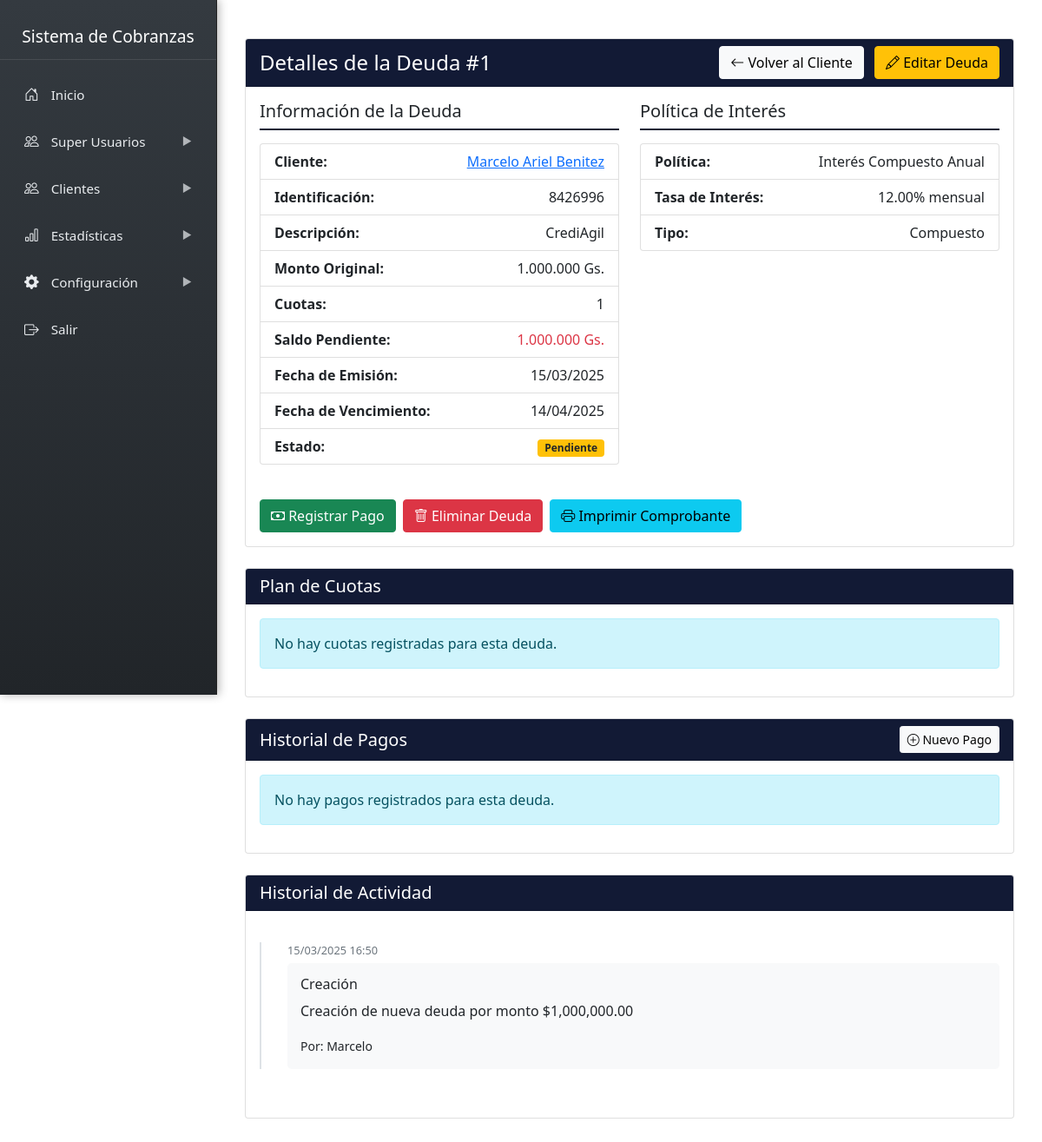
The app's page /admin/sidebar/clientes/deudas/ver_deuda.php?id=1, older data.
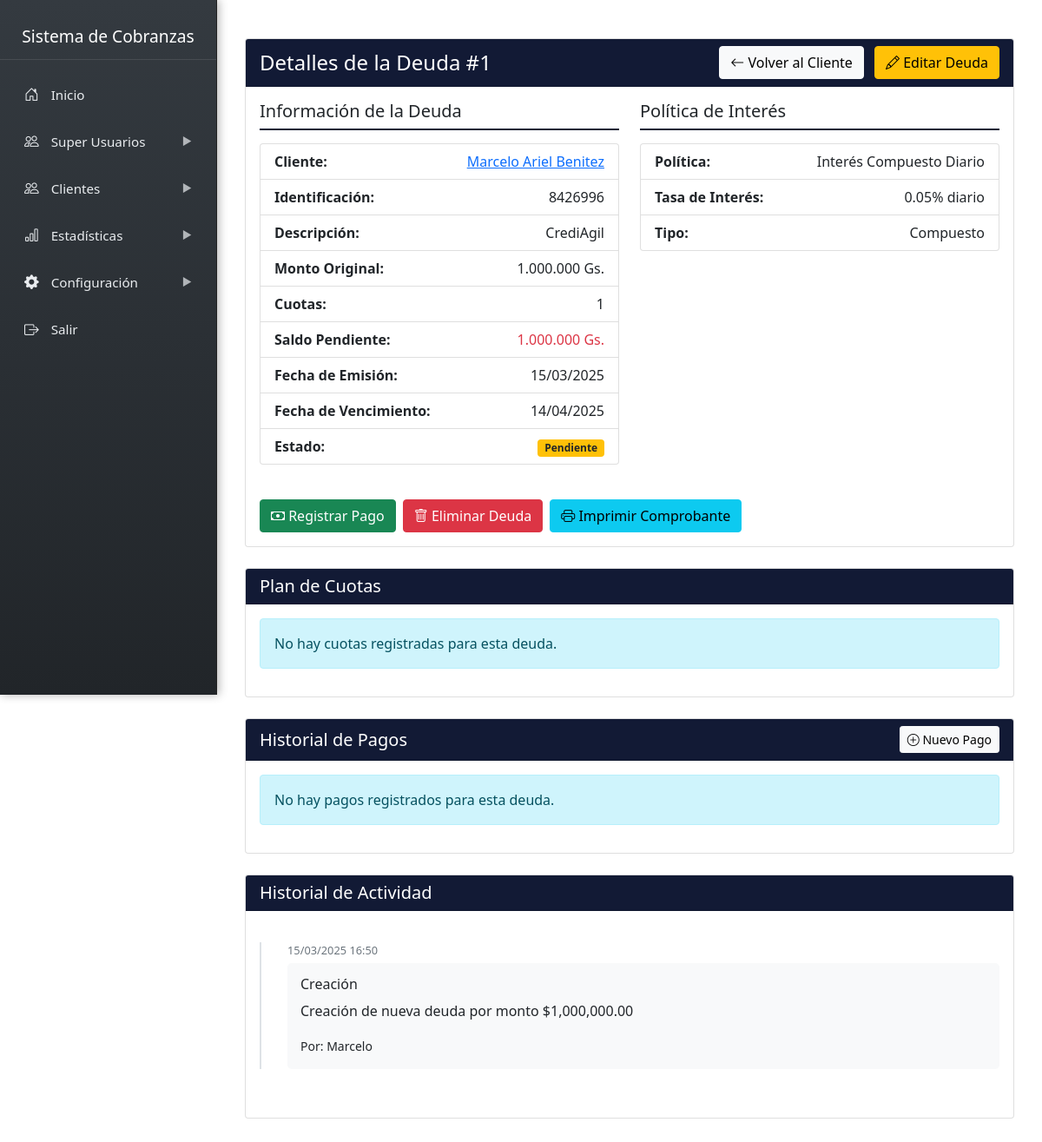
The same page, newer data.
### tables this page shows
CREATE TABLE `deudas` (
  `id` int NOT NULL,
  `cliente_id` int NOT NULL,
  `politica_interes_id` int NOT NULL,
  `notas` text,
  `monto` decimal(12,2) NOT NULL,
  `cuotas` int NOT NULL DEFAULT '1',
  `fecha_emision` date NOT NULL,
  `saldo_pendiente` decimal(12,2) NOT NULL,
  `descripcion` text,
  `fecha_vencimiento` date NOT NULL,
  `estado` enum('pendiente','pagado','vencido','cancelado') DEFAULT 'pendiente',
  `created_at` timestamp NULL DEFAULT CURRENT_TIMESTAMP,
  `monto_cuota` decimal(12,2) GENERATED ALWAYS AS ((`monto` / `cuotas`)) STORED
);

CREATE TABLE `politicas_interes` (
  `id` int NOT NULL,
  `nombre` varchar(100) NOT NULL,
  `tipo` enum('simple','compuesto','escalonado') NOT NULL,
  `periodo` enum('diario','mensual','anual') NOT NULL DEFAULT 'mensual',
  `tasa` decimal(5,2) NOT NULL,
  `tasa_escalonada_json` JSON DEFAULT NULL,
  `penalizacion_fija` decimal(12,2) DEFAULT NULL,
  `dias_penalizacion` int DEFAULT NULL,
  `fecha_inicio` date NOT NULL,
  `fecha_fin` date DEFAULT NULL,
  `activa` tinyint(1) DEFAULT '1',
  `created_at` timestamp NULL DEFAULT CURRENT_TIMESTAMP
);

CREATE TABLE `clientes` (
  `id` int NOT NULL,
  `nombre` varchar(200) NOT NULL,
  `identificacion` varchar(20) DEFAULT NULL,
  `direccion` text,
  `ubicacion_link` text,
  `telefono` varchar(20) DEFAULT NULL,
  `email` varchar(100) DEFAULT NULL,
  `created_at` timestamp NULL DEFAULT CURRENT_TIMESTAMP,
  `imagen` varchar(255) NOT NULL DEFAULT 'default.png',
  `password` varchar(255) DEFAULT NULL
);

### admin/sidebar/clientes/deudas/ver_deuda.php (the view, shortened to what the changed rows need)
<?php include '../../../../admin/include/sidebar.php'; ?>
<?php
require_once '../../cnx.php';
$deuda_id = $_GET['id'];
$query = "SELECT d.*, c.nombre as cliente_nombre, c.id as cliente_id, c.identificacion as cliente_identificacion,
          p.nombre as politica_nombre, p.tasa, p.tipo as politica_tipo, p.periodo as politica_periodo
          FROM deudas d
          JOIN clientes c ON d.cliente_id = c.id
          JOIN politicas_interes p ON d.politica_interes_id = p.id
          WHERE d.id = ?";
$stmt = $conn->prepare($query);
$stmt->bind_param("i", $deuda_id);
$stmt->execute();
$result = $stmt->get_result();
$deuda = $result->fetch_assoc();
function formatMoney($amount) {
    return number_format($amount, 0, ',', '.') . ' Gs.';
}
?>
<div class="content-wrapper">
    <div class="container mt-4">
        <div class="row">
            <div class="col-md-12 mb-4">
                <div class="card">
                    <div class="card-body">
                        <div class="row">
                            <div class="col-md-6">
                                <ul class="list-group mb-4">
                                    <li class="list-group-item d-flex justify-content-between">
                                        <strong>Cliente:</strong>
                                        <a href="../cliente_datos.php?id=<?php echo $deuda['cliente_id']; ?>">
                                            <?php echo htmlspecialchars($deuda['cliente_nombre']); ?>
                                        </a>
                                    </li>
                                    <li class="list-group-item d-flex justify-content-between">
                                        <strong>Identificación:</strong>
                                        <span><?php echo htmlspecialchars($deuda['cliente_identificacion']); ?></span>
                                    </li>
                                    <li class="list-group-item d-flex justify-content-between">
                                        <strong>Descripción:</strong>
                                        <span><?php echo htmlspecialchars($deuda['descripcion']); ?></span>
                                    </li>
                                    <li class="list-group-item d-flex justify-content-between">
                                        <strong>Monto Original:</strong>
                                        <span><?php echo formatMoney($deuda['monto']); ?></span>
                                    </li>
                                    <li class="list-group-item d-flex justify-content-between">
                                        <strong>Cuotas:</strong>
                                        <span><?php echo $deuda['cuotas']; ?></span>
                                    </li>
                                    <li class="list-group-item d-flex justify-content-between">
                                        <strong>Saldo Pendiente:</strong>
                                        <span class="<?php echo ($deuda['estado'] == 'pagado') ? 'text-success' : 'text-danger'; ?>">
                                            <?php echo formatMoney($deuda['saldo_pendiente']); ?>
                                        </span>
                                    </li>
                                    <li class="list-group-item d-flex justify-content-between">
                                        <strong>Fecha de Emisión:</strong>
                                        <span><?php echo date('d/m/Y', strtotime($deuda['fecha_emision'])); ?></span>
                                    </li>
                                    <li class="list-group-item d-flex justify-content-between">
                                        <strong>Fecha de Vencimiento:</strong>
                                        <span><?php echo date('d/m/Y', strtotime($deuda['fecha_vencimiento'])); ?></span>
                                    </li>
                                </ul>
                            </div>
                            <div class="col-md-6">
                                <ul class="list-group mb-4">
                                    <li class="list-group-item d-flex justify-content-between">
                                        <strong>Política:</strong>
                                        <span><?php echo htmlspecialchars($deuda['politica_nombre']); ?></span>
                                    </li>
                                    <li class="list-group-item d-flex justify-content-between">
                                        <strong>Tasa de Interés:</strong>
                                        <span><?php echo $deuda['tasa']; ?>% <?php echo $deuda['politica_periodo']; ?></span>
                                    </li>
                                    <li class="list-group-item d-flex justify-content-between">
                                        <strong>Tipo:</strong>
                                        <span><?php echo ucfirst(htmlspecialchars($deuda['politica_tipo'])); ?></span>
                                    </li>
                                </ul>
                            </div>
                        </div>
                    </div>
                </div>
            </div>
        </div>
    </div>
</div>

Row changes from the older to the newer data that the page shows:
changed deudas "CrediAgil": politica_interes.nombre "Interés Compuesto Anual" → "Interés Compuesto Diario"; politica_interes.tasa "12.00" → "0.05"; politica_interes.periodo "mensual" → "diario"
